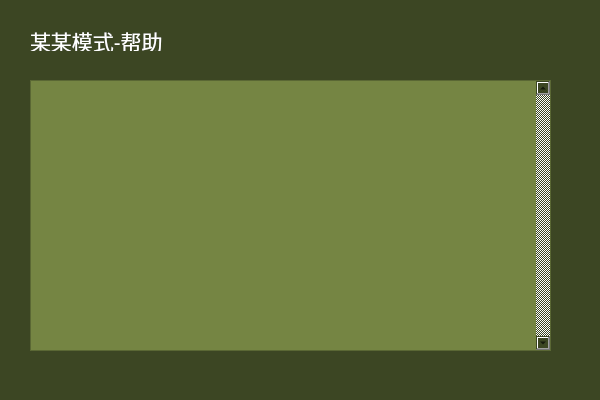
<?xml version="1.0" encoding="UTF-8"?>
<ui version="4.0">
 <class>Help</class>
 <widget class="QDialog" name="Help">
  <property name="geometry">
   <rect>
    <x>0</x>
    <y>0</y>
    <width>600</width>
    <height>400</height>
   </rect>
  </property>
  <property name="minimumSize">
   <size>
    <width>600</width>
    <height>400</height>
   </size>
  </property>
  <property name="maximumSize">
   <size>
    <width>600</width>
    <height>400</height>
   </size>
  </property>
  <property name="windowTitle">
   <string>帮助</string>
  </property>
  <property name="styleSheet">
   <string notr="true">background-color: rgb(60, 70, 35);</string>
  </property>
  <widget class="QLabel" name="label">
   <property name="geometry">
    <rect>
     <x>30</x>
     <y>30</y>
     <width>391</width>
     <height>21</height>
    </rect>
   </property>
   <property name="font">
    <font>
     <family>等线</family>
     <pointsize>16</pointsize>
    </font>
   </property>
   <property name="styleSheet">
    <string notr="true">color: rgb(255, 255, 255);</string>
   </property>
   <property name="text">
    <string>某某模式-帮助</string>
   </property>
  </widget>
  <widget class="QTextBrowser" name="textBrowser">
   <property name="geometry">
    <rect>
     <x>30</x>
     <y>80</y>
     <width>521</width>
     <height>271</height>
    </rect>
   </property>
   <property name="font">
    <font>
     <family>等线</family>
     <pointsize>12</pointsize>
    </font>
   </property>
   <property name="focusPolicy">
    <enum>Qt::NoFocus</enum>
   </property>
   <property name="styleSheet">
    <string notr="true">background-color: rgb(117, 133, 67);
color: rgb(255, 255, 255);</string>
   </property>
   <property name="verticalScrollBarPolicy">
    <enum>Qt::ScrollBarAlwaysOn</enum>
   </property>
   <property name="horizontalScrollBarPolicy">
    <enum>Qt::ScrollBarAlwaysOff</enum>
   </property>
   <property name="html">
    <string>&lt;!DOCTYPE HTML PUBLIC &quot;-//W3C//DTD HTML 4.0//EN&quot; &quot;http://www.w3.org/TR/REC-html40/strict.dtd&quot;&gt;
&lt;html&gt;&lt;head&gt;&lt;meta name=&quot;qrichtext&quot; content=&quot;1&quot; /&gt;&lt;style type=&quot;text/css&quot;&gt;
p, li { white-space: pre-wrap; }
&lt;/style&gt;&lt;/head&gt;&lt;body style=&quot; font-family:'等线'; font-size:12pt; font-weight:400; font-style:normal;&quot;&gt;
&lt;p style=&quot;-qt-paragraph-type:empty; margin-top:0px; margin-bottom:0px; margin-left:0px; margin-right:0px; -qt-block-indent:0; text-indent:0px;&quot;&gt;&lt;br /&gt;&lt;/p&gt;&lt;/body&gt;&lt;/html&gt;</string>
   </property>
  </widget>
 </widget>
 <resources/>
 <connections/>
</ui>
